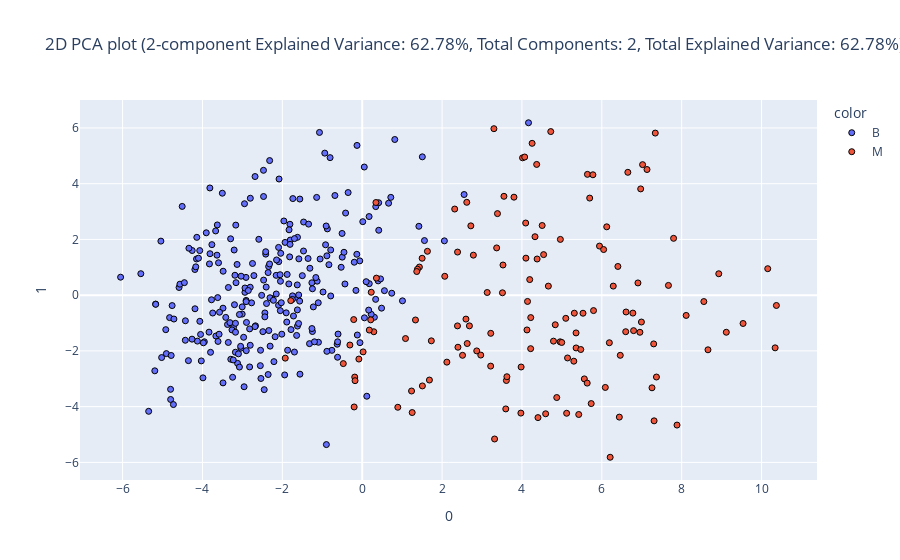

Notebook cell for this chart:
### Code cell
_, pca2d_train_df, _, pca2d_test_df = eda.dimensionality_reduction(train_df, test_df, identifier=id_features, categorical=categorical_features, continuous=continuous_features, target="Diagnosis", method="pca", plot_type="2d", components=2)

### Figure 1 — Plotly figure (JSON) as saved in the notebook; plotly's stock layout.template omitted (floating-point values rounded to 4 significant figures; data arrays with more than 128 entries replaced by an {"elided": "..."} marker saying what was removed)
{"data": [{"hovertemplate": "color=B<br>0=%{x}<br>1=%{y}<extra></extra>", "legendgroup": "B", "marker": {"color": "#636efa", "line": {"color": "Black", "width": 1}, "opacity": 1, "symbol": "circle"}, "mode": "markers", "name": "B", "orientation": "v", "showlegend": true, "type": "scatter", "x": {"elided": "268 float values"}, "xaxis": "x", "y": {"elided": "268 float values"}, "yaxis": "y"}, {"hovertemplate": "color=M<br>0=%{x}<br>1=%{y}<extra></extra>", "legendgroup": "M", "marker": {"color": "#EF553B", "line": {"color": "Black", "width": 1}, "opacity": 1, "symbol": "circle"}, "mode": "markers", "name": "M", "orientation": "v", "showlegend": true, "type": "scatter", "x": {"elided": "140 float values"}, "xaxis": "x", "y": {"elided": "140 float values"}, "yaxis": "y"}], "layout": {"legend": {"title": {"text": "color"}, "tracegroupgap": 0}, "title": {"text": "2D PCA plot (2-component Explained Variance: 62.78%, Total Components: 2, Total Explained Variance: 62.78%)"}, "xaxis": {"anchor": "y", "domain": [0, 1], "title": {"text": "0"}}, "yaxis": {"anchor": "x", "domain": [0, 1], "title": {"text": "1"}}}}
